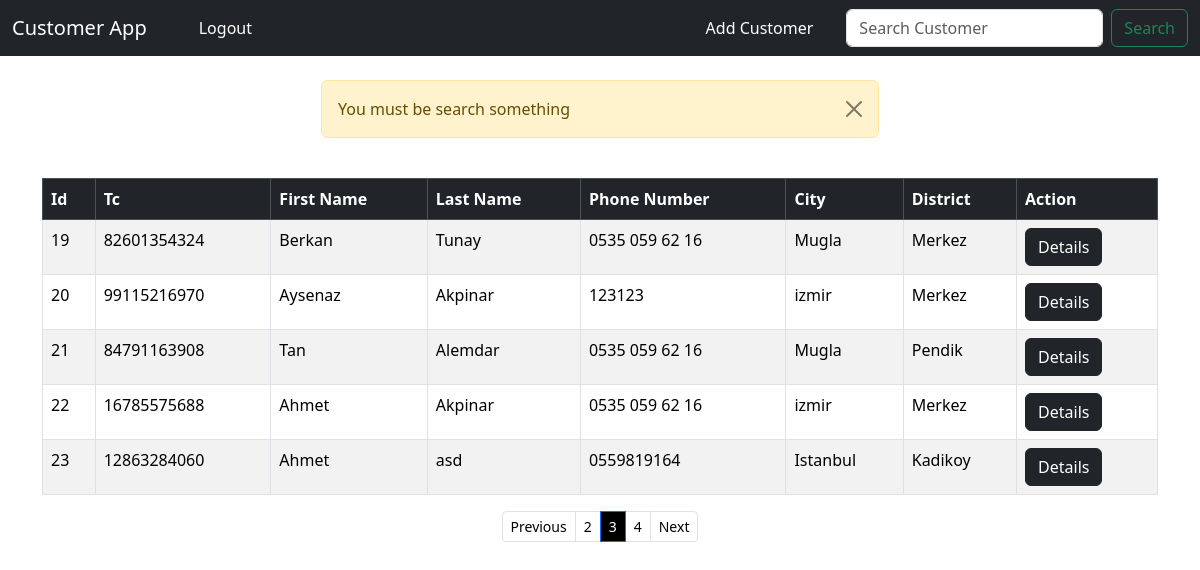
/search_customer/?page=3 (signed in), run on the app's committed database.
### crm/models.py (models this page shows, shortened)
class Customer(models.Model):
    created_at = models.DateTimeField(auto_now_add=True)
    tc_no = models.IntegerField(editable=True, validators=[
        RegexValidator(r'^[1-9]{1}[0-9]{9}[02468]{1}$', message="Invalid Tc No ", code="invalid_number")], unique=True)
    first_name = models.CharField(max_length=50, editable=True)
    last_name =  models.CharField(max_length=50, editable=True)
    phone = models.CharField(max_length=15, editable=True)
    city =  models.CharField(max_length=50, editable=True)
    district =  models.CharField(max_length=50, editable=True)

### crm/views.py (the view)
# urls.py: path("search_customer/", views.search_customer, name="search_customer"),
def search_customer(request):
    if request.user.is_authenticated:
        if request.method == 'POST':
            searched = request.POST.get('searched')
            customers = Customer.objects.all()
            if searched:
                customers = customers.filter(first_name__contains=searched)
            customers = customers.order_by('-created_at')
        else :
            messages.success(request, "You must be search something")
            customers = Customer.objects.all()
        p = Paginator(customers, 5)
        page = request.GET.get('page')
        customers = p.get_page(page)
        return render(request, 'search_customer.html', {'customers':customers})
    else :
        messages.success(request, "You must be logged in")
        return redirect('home')

### crm/templates/search_customer.html (shortened to what this page needs)
{% extends 'base.html' %}
{% block content %}
        <table class="table table-striped table-hover table-bordered">
            <thead class="table-dark" >
            <tr >
                <th scope="col">Id</th>
                <th scope="col">Tc</th>
                <th scope="col">First Name</th>
                <th scope="col">Last Name</th>
                <th scope="col">Phone Number</th>
                <th scope="col">City</th>
                <th scope="col">District</th>
                <th scope="col">Action</th>
            </tr>
            </thead>
            <tbody>
                {% if customers %}
                {% for customer in customers %}
                    <tr>
                        <td>{{ customer.id }}</td>
                        <td>{{ customer.tc_no }}</td>
                        <td>{{ customer.first_name }}</td>
                        <td>{{ customer.last_name }}</td>
                        <td>{{ customer.phone }}</td>
                        <td>{{ customer.city }}</td>
                        <td>{{ customer.district }}</td>
                        <td><a href="{% url 'customer' customer.id %}" class="btn btn-dark">Details</a></td>
                    </tr>
                {% endfor %}
                {% endif %}
            </tbody>
        </table>
        <nav aria-label="Page navigation example">
            <ul class="pagination justify-content-center pagination-sm">
              {% if customers.has_previous %}
                <li class="page-item " ><a class="page-link" style="color: black;" href="?page={{ customers.previous_page_number }}">Previous</a></li>
                <li class="page-item "><a class="page-link" style="color: black;" href="?page={{ customers.previous_page_number }}">{{ customers.previous_page_number }}</a></li>
              {% endif %}
                <li class="page-item active">
                  <span class="page-link" style="color: white; background-color: black;">
                    {{ customers.number }}
                  </span>
                </li>
              {% if customers.has_next %}
              <li class="page-item"><a class="page-link" style="color: black;" href="?page={{ customers.next_page_number }}">{{ customers.next_page_number }}</a></li>
              <li class="page-item"><a class="page-link" style="color: black;" href="?page={{ customers.next_page_number }}">Next</a></li>
              {% endif %}
            </ul>
          </nav>
{% endblock content %}

### data on the page
Customer: id "19", tc_no "82601354324", first_name "Berkan", last_name "Tunay", phone "0535 059 62 16", city "Mugla", district "Merkez"
Customer: id "20", tc_no "99115216970", first_name "Aysenaz", last_name "Akpinar", phone "123123", city "izmir", district "Merkez"
Customer: id "21", tc_no "84791163908", first_name "Tan", last_name "Alemdar", phone "0535 059 62 16", city "Mugla", district "Pendik"
Customer: id "22", tc_no "16785575688", first_name "Ahmet", last_name "Akpinar", phone "0535 059 62 16", city "izmir", district "Merkez"
Customer: id "23", tc_no "12863284060", first_name "Ahmet", last_name "asd", phone "0559819164", city "Istanbul", district "Kadikoy"

### other printed values
{{ message }} "You must be search something"
{{ customers.previous_page_number }} "2"
{{ customers.number }} "3"
{{ customers.next_page_number }} "4"
